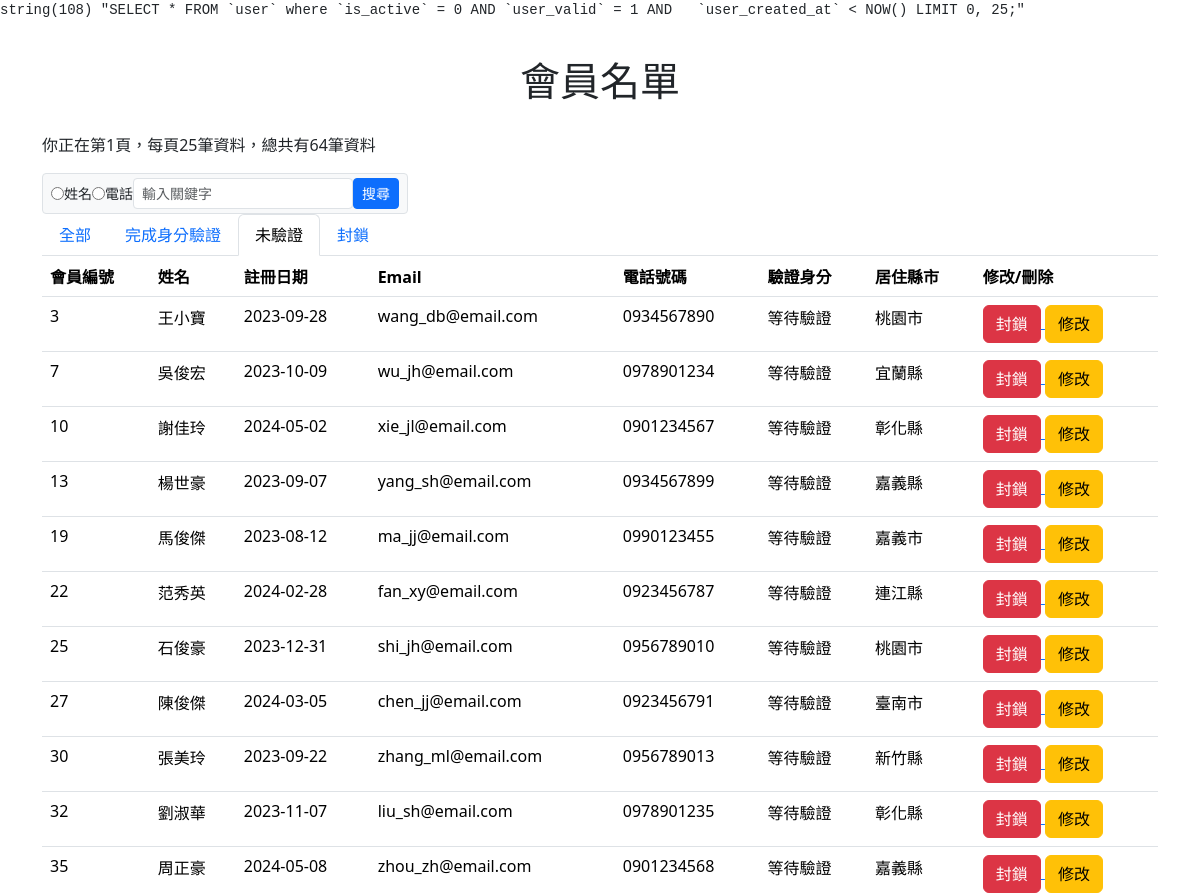
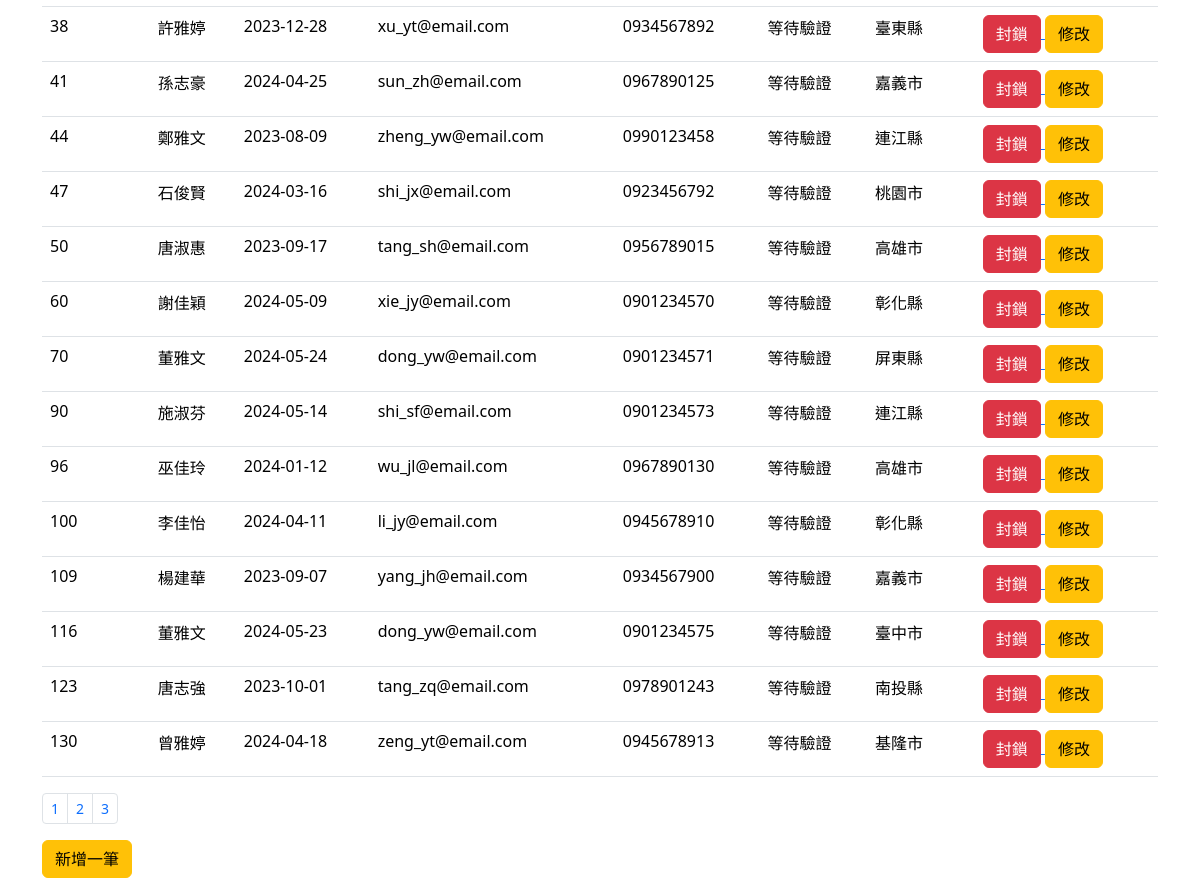
The page /member/index.php?cid=0&page=1 on the database its author committed (2 pictures, top to bottom).
### tables this page shows
CREATE TABLE `user` (
  `user_id` int(11) NOT NULL,
  `is_active` int(1) NOT NULL DEFAULT 0 COMMENT '1=驗證通過',
  `user_created_at` date NOT NULL,
  `user_full_name` varchar(10) NOT NULL,
  `user_email` varchar(50) NOT NULL,
  `user_password` varchar(100) NOT NULL,
  `user_sex` int(1) NOT NULL,
  `user_phone_number` varchar(10) NOT NULL,
  `user_birthday` date NOT NULL,
  `city_id` varchar(3) NOT NULL,
  `district_id` varchar(5) NOT NULL,
  `user_address` varchar(50) NOT NULL,
  `role_id` int(11) NOT NULL DEFAULT 0 COMMENT '0不是教練',
  `user_valid` int(1) NOT NULL DEFAULT 1 COMMENT '0是封鎖'
);

### member/index.php (the view, shortened to what this page needs)
<?php
require_once("../conn.php");
$perPage = 25;
$page = isset($_GET["page"]) ? (int)$_GET["page"] : 1;
$pageStart = ($page - 1) * $perPage;
$cid = isset($_GET["cid"]) ? (int)$_GET["cid"] : 2;
if ($cid == 2){
    $cidSql = "`user_valid` = 1 AND";
} elseif($cid == 3){
    $cidSql = "`user_valid` = 0 AND";
}else{
    $cidSql = "`is_active` = $cid AND `user_valid` = 1 AND " ;
}
$searchType = isset($_GET["stype"]) ? $_GET["stype"] : "";
$searchText = isset($_GET["search"]) ? $_GET["search"] : "";
$sqlSearch = ($searchType && $searchText) ? "`$searchType` LIKE '%$searchText%' AND " : "";
$sql = "SELECT * FROM `user` where $cidSql $sqlSearch `user_created_at` < NOW() LIMIT $pageStart, $perPage;";
$sqlCount = "SELECT COUNT(*) as total FROM user WHERE $cidSql $sqlSearch `user_created_at` < NOW();";
$stmt = $conn->prepare($sql);
$stmtCount = $conn->prepare($sqlCount);
try {
    $stmtCount->execute();
    $totalCount = $stmtCount->fetch(PDO::FETCH_ASSOC)['total'];
    $totalPage = ceil($totalCount / $perPage);
    $stmt->execute();
    $rows = $stmt->fetchAll(PDO::FETCH_ASSOC);
} catch (PDOException $e) {
    echo "你的資料讀取失敗欸!因為:" . $e->getMessage();
    $conn = NULL;
    exit;
}
echo "<pre>";
var_dump($sql);
echo "</pre>";
?>
<!DOCTYPE html>
<html lang="zh-hant-TW">
<head>
    <link rel="stylesheet" href="https://cdn.jsdelivr.net/npm/bootstrap@5.3.3/dist/css/bootstrap.min.css">
</head>
<body>
    <div class="container">
        <h1 class="title">會員名單</h1>
        <div class="top">
            <div class="top-left">
                <p>你正在第<?= $page ?>頁，每頁<?= $perPage ?>筆資料，總共有<?= $totalCount ?>筆資料</p>
            </div>
            <div class="top-right me-1">
                <div class="input-group input-group-sm">
                    <div class="input-group-text">
                        <input type="radio" name="searchType" id="searchType1" value="user_full_name">
                        <label for="searchType1">姓名</label>
                        <input type="radio" name="searchType" id="searchType2" value="user_phone_number">
                        <label for="searchType2" class="">電話</label>
                        <input type="text" name="search" class="form-control form-control-sm" placeholder="輸入關鍵字">
                        <div class="btn btn-primary btn-sm btn-search">搜尋</div>
                    </div>
                </div>
            </div>
            <div class="tab">
                <ul class="nav nav-tabs">
                    <li class="nav-item">
                        <a class="nav-link tag2 <?= $cid === 2 ? 'active' : '' ?>" aria-current="page" href="./index.php?cid=2<?= "&page=1" ?>">全部</a>
                    </li>
                    <li class="nav-item">
                        <a class="nav-link tag1 <?= $cid === 1 ? 'active' : '' ?>" aria-current="page" href="./index.php?cid=1<?= "&page=1" ?>">完成身分驗證</a>
                    </li>
                    <li class="nav-item">
                        <a class="nav-link tag0 <?= $cid === 0 ? 'active' : '' ?>" aria-current="page" href="./index.php?cid=0<?= "&page=1" ?>">未驗證</a>
                    </li>
                    <li class="nav-item">
                        <a class="nav-link tag0 <?= $cid === 3 ? 'active' : '' ?>" aria-current="page" href="./index.php?cid=3<?= "&page=1" ?>">封鎖</a>
                    </li>
                </ul>
            </div>
            <table class="table table-hover">
                <thead>
                    <tr>
                        <th scope="col">會員編號</th>
                        <th scope="col">姓名</th>
                        <th scope="col">註冊日期</th>
                        <th scope="col">Email</th>
                        <th scope="col">電話號碼</th>
                        <th scope="col">驗證身分</th>
                        <th scope="col">居住縣市</th>
                        <th scope="col" class="control">修改/刪除</th>
                    </tr>
                </thead>
                <tbody>
                    <?php foreach ($rows as $index => $row) : ?>
                        <tr>
                            <td><?= $row["user_id"] ?></td>
                            <td><?= $row["user_full_name"] ?></td>
                            <td><?= $row["user_created_at"] ?></td>
                            <td><?= $row["user_email"] ?></td>
                            <td><?= $row["user_phone_number"] ?></td>
                            <td><?= ($row["is_active"]==1)?"完成":"等待驗證" ?></td>
                            <td><?= $row["city_id"] ?></td>
                            <td>
                                <a class="delete-button" idn="<?= (int)$row["user_id"]?>">
                                    <button class="btn btn-danger">封鎖</button>
                                </a>
                                <a href="./pageMsg.php?id=<?= (int)$row["user_id"] ?>">
                                    <button class="btn btn-warning" >修改</button>
                                </a>
                            </td>
                        </tr>
                    <?php endforeach; ?>
                </tbody>
            </table>
            <nav aria-label="...">
                <ul class="pagination pagination-sm">
                    <? for ($i = 1; $i <= $totalPage; $i++) : ?>
                        <li class="page-item"><a class="page-link" href="./index.php?page=<?= $i ?><?= "&cid=$cid" ?><?= ($searchType != "" && $searchText != "") ? "&stype=$searchType&search=$searchText" : ""  ?>"><?= $i ?></a></li>
                    <? endfor; ?>
                </ul>
            </nav>
            <a href="./pageAdd.php?>">
                <button class="btn btn-warning" >新增一筆</button>
            </a>
        </div>
</body>
</html>

### member/index.php (style rules this page uses)
.container { width: 95%; }
.title { text-align: center; padding: 20px; }

### rows shown on the page
user: user_id "3", user_full_name "王小寶", user_created_at "2023-09-28", user_email "wang_db@email.com", user_phone_number "0934567890", is_active "等待驗證", city "桃園市"
user: user_id "7", user_full_name "吳俊宏", user_created_at "2023-10-09", user_email "wu_jh@email.com", user_phone_number "0978901234", is_active "等待驗證", city "宜蘭縣"
user: user_id "10", user_full_name "謝佳玲", user_created_at "2024-05-02", user_email "xie_jl@email.com", user_phone_number "0901234567", is_active "等待驗證", city "彰化縣"
user: user_id "13", user_full_name "楊世豪", user_created_at "2023-09-07", user_email "yang_sh@email.com", user_phone_number "0934567899", is_active "等待驗證", city "嘉義縣"
user: user_id "19", user_full_name "馬俊傑", user_created_at "2023-08-12", user_email "ma_jj@email.com", user_phone_number "0990123455", is_active "等待驗證", city "嘉義市"
user: user_id "22", user_full_name "范秀英", user_created_at "2024-02-28", user_email "fan_xy@email.com", user_phone_number "0923456787", is_active "等待驗證", city "連江縣"
user: user_id "25", user_full_name "石俊豪", user_created_at "2023-12-31", user_email "shi_jh@email.com", user_phone_number "0956789010", is_active "等待驗證", city "桃園市"
user: user_id "27", user_full_name "陳俊傑", user_created_at "2024-03-05", user_email "chen_jj@email.com", user_phone_number "0923456791", is_active "等待驗證", city "臺南市"
user: user_id "30", user_full_name "張美玲", user_created_at "2023-09-22", user_email "zhang_ml@email.com", user_phone_number "0956789013", is_active "等待驗證", city "新竹縣"
user: user_id "32", user_full_name "劉淑華", user_created_at "2023-11-07", user_email "liu_sh@email.com", user_phone_number "0978901235", is_active "等待驗證", city "彰化縣"
user: user_id "35", user_full_name "周正豪", user_created_at "2024-05-08", user_email "zhou_zh@email.com", user_phone_number "0901234568", is_active "等待驗證", city "嘉義縣"
user: user_id "38", user_full_name "許雅婷", user_created_at "2023-12-28", user_email "xu_yt@email.com", user_phone_number "0934567892", is_active "等待驗證", city "臺東縣"
user: user_id "41", user_full_name "孫志豪", user_created_at "2024-04-25", user_email "sun_zh@email.com", user_phone_number "0967890125", is_active "等待驗證", city "嘉義市"
user: user_id "44", user_full_name "鄭雅文", user_created_at "2023-08-09", user_email "zheng_yw@email.com", user_phone_number "0990123458", is_active "等待驗證", city "連江縣"
user: user_id "47", user_full_name "石俊賢", user_created_at "2024-03-16", user_email "shi_jx@email.com", user_phone_number "0923456792", is_active "等待驗證", city "桃園市"
user: user_id "50", user_full_name "唐淑惠", user_created_at "2023-09-17", user_email "tang_sh@email.com", user_phone_number "0956789015", is_active "等待驗證", city "高雄市"
user: user_id "60", user_full_name "謝佳穎", user_created_at "2024-05-09", user_email "xie_jy@email.com", user_phone_number "0901234570", is_active "等待驗證", city "彰化縣"
user: user_id "70", user_full_name "董雅文", user_created_at "2024-05-24", user_email "dong_yw@email.com", user_phone_number "0901234571", is_active "等待驗證", city "屏東縣"
user: user_id "90", user_full_name "施淑芬", user_created_at "2024-05-14", user_email "shi_sf@email.com", user_phone_number "0901234573", is_active "等待驗證", city "連江縣"
user: user_id "96", user_full_name "巫佳玲", user_created_at "2024-01-12", user_email "wu_jl@email.com", user_phone_number "0967890130", is_active "等待驗證", city "高雄市"
user: user_id "100", user_full_name "李佳怡", user_created_at "2024-04-11", user_email "li_jy@email.com", user_phone_number "0945678910", is_active "等待驗證", city "彰化縣"
user: user_id "109", user_full_name "楊建華", user_created_at "2023-09-07", user_email "yang_jh@email.com", user_phone_number "0934567900", is_active "等待驗證", city "嘉義市"
user: user_id "116", user_full_name "董雅文", user_created_at "2024-05-23", user_email "dong_yw@email.com", user_phone_number "0901234575", is_active "等待驗證", city "臺中市"
user: user_id "123", user_full_name "唐志強", user_created_at "2023-10-01", user_email "tang_zq@email.com", user_phone_number "0978901243", is_active "等待驗證", city "南投縣"
user: user_id "130", user_full_name "曾雅婷", user_created_at "2024-04-18", user_email "zeng_yt@email.com", user_phone_number "0945678913", is_active "等待驗證", city "基隆市"

### other values the page prints
$page "1"
$perPage "25"
$totalCount "64"
